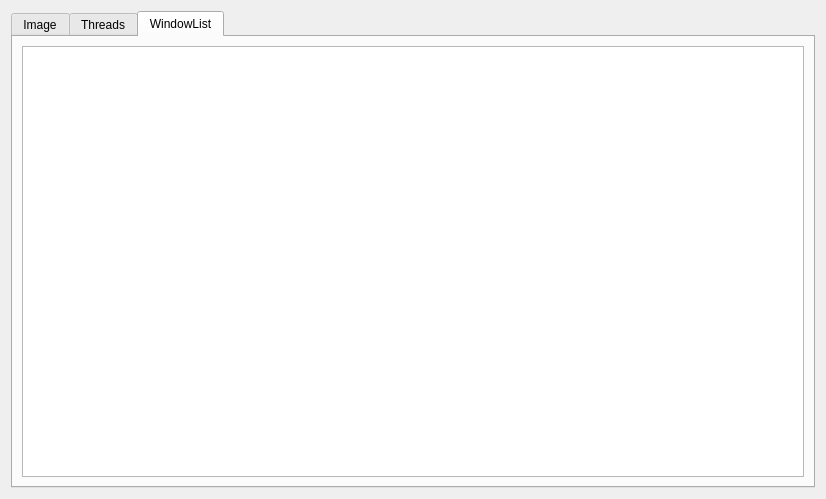
<?xml version="1.0" encoding="UTF-8"?>
<ui version="4.0">
 <class>ProcessProperties</class>
 <widget class="QWidget" name="ProcessProperties">
  <property name="geometry">
   <rect>
    <x>0</x>
    <y>0</y>
    <width>826</width>
    <height>499</height>
   </rect>
  </property>
  <property name="sizePolicy">
   <sizepolicy hsizetype="Expanding" vsizetype="Expanding">
    <horstretch>0</horstretch>
    <verstretch>0</verstretch>
   </sizepolicy>
  </property>
  <property name="windowTitle">
   <string>Form</string>
  </property>
  <layout class="QHBoxLayout" name="horizontalLayout">
   <item>
    <widget class="QTabWidget" name="tabWidget">
     <property name="currentIndex">
      <number>2</number>
     </property>
     <widget class="QWidget" name="imageTab">
      <property name="sizePolicy">
       <sizepolicy hsizetype="Expanding" vsizetype="Preferred">
        <horstretch>0</horstretch>
        <verstretch>0</verstretch>
       </sizepolicy>
      </property>
      <attribute name="title">
       <string>Image</string>
      </attribute>
      <widget class="QGroupBox" name="groupBox">
       <property name="geometry">
        <rect>
         <x>10</x>
         <y>10</y>
         <width>781</width>
         <height>361</height>
        </rect>
       </property>
       <property name="sizePolicy">
        <sizepolicy hsizetype="Expanding" vsizetype="Preferred">
         <horstretch>0</horstretch>
         <verstretch>0</verstretch>
        </sizepolicy>
       </property>
       <property name="title">
        <string>Image File</string>
       </property>
       <widget class="QLabel" name="iconLabel">
        <property name="geometry">
         <rect>
          <x>10</x>
          <y>20</y>
          <width>48</width>
          <height>48</height>
         </rect>
        </property>
        <property name="text">
         <string>ICON</string>
        </property>
       </widget>
       <widget class="QLabel" name="descLabel">
        <property name="geometry">
         <rect>
          <x>110</x>
          <y>20</y>
          <width>551</width>
          <height>16</height>
         </rect>
        </property>
        <property name="cursor">
         <cursorShape>IBeamCursor</cursorShape>
        </property>
        <property name="text">
         <string>N/A</string>
        </property>
        <property name="textInteractionFlags">
         <set>Qt::LinksAccessibleByMouse|Qt::TextSelectableByMouse</set>
        </property>
       </widget>
       <widget class="QLabel" name="copyrightLabel">
        <property name="geometry">
         <rect>
          <x>110</x>
          <y>50</y>
          <width>551</width>
          <height>16</height>
         </rect>
        </property>
        <property name="cursor">
         <cursorShape>IBeamCursor</cursorShape>
        </property>
        <property name="text">
         <string>N/A</string>
        </property>
        <property name="textInteractionFlags">
         <set>Qt::LinksAccessibleByMouse|Qt::TextSelectableByMouse</set>
        </property>
       </widget>
       <widget class="QLabel" name="label_4">
        <property name="geometry">
         <rect>
          <x>10</x>
          <y>80</y>
          <width>81</width>
          <height>16</height>
         </rect>
        </property>
        <property name="text">
         <string>File Version:</string>
        </property>
       </widget>
       <widget class="QLabel" name="fileVerLabel">
        <property name="geometry">
         <rect>
          <x>110</x>
          <y>80</y>
          <width>121</width>
          <height>16</height>
         </rect>
        </property>
        <property name="cursor">
         <cursorShape>IBeamCursor</cursorShape>
        </property>
        <property name="text">
         <string>N/A</string>
        </property>
        <property name="textInteractionFlags">
         <set>Qt::LinksAccessibleByMouse|Qt::TextSelectableByMouse</set>
        </property>
       </widget>
       <widget class="QLabel" name="label_6">
        <property name="geometry">
         <rect>
          <x>10</x>
          <y>120</y>
          <width>71</width>
          <height>16</height>
         </rect>
        </property>
        <property name="text">
         <string>Build Time:</string>
        </property>
       </widget>
       <widget class="QLabel" name="buildLabel">
        <property name="geometry">
         <rect>
          <x>110</x>
          <y>120</y>
          <width>121</width>
          <height>16</height>
         </rect>
        </property>
        <property name="cursor">
         <cursorShape>IBeamCursor</cursorShape>
        </property>
        <property name="text">
         <string>N/A</string>
        </property>
        <property name="textInteractionFlags">
         <set>Qt::LinksAccessibleByMouse|Qt::TextSelectableByMouse</set>
        </property>
       </widget>
       <widget class="QLabel" name="label_8">
        <property name="geometry">
         <rect>
          <x>10</x>
          <y>140</y>
          <width>71</width>
          <height>16</height>
         </rect>
        </property>
        <property name="text">
         <string>Path:</string>
        </property>
       </widget>
       <widget class="QLabel" name="label_9">
        <property name="geometry">
         <rect>
          <x>10</x>
          <y>190</y>
          <width>111</width>
          <height>16</height>
         </rect>
        </property>
        <property name="text">
         <string>Command line:</string>
        </property>
       </widget>
       <widget class="QLineEdit" name="pathEdit">
        <property name="geometry">
         <rect>
          <x>10</x>
          <y>160</y>
          <width>691</width>
          <height>20</height>
         </rect>
        </property>
       </widget>
       <widget class="QLabel" name="label_10">
        <property name="geometry">
         <rect>
          <x>10</x>
          <y>310</y>
          <width>111</width>
          <height>16</height>
         </rect>
        </property>
        <property name="text">
         <string>Current directory:</string>
        </property>
       </widget>
       <widget class="QLineEdit" name="curdirEdit">
        <property name="geometry">
         <rect>
          <x>10</x>
          <y>330</y>
          <width>761</width>
          <height>20</height>
         </rect>
        </property>
       </widget>
       <widget class="QLabel" name="label_5">
        <property name="geometry">
         <rect>
          <x>10</x>
          <y>100</y>
          <width>101</width>
          <height>16</height>
         </rect>
        </property>
        <property name="text">
         <string>Product Version:</string>
        </property>
       </widget>
       <widget class="QLabel" name="prodVerLabel">
        <property name="geometry">
         <rect>
          <x>110</x>
          <y>100</y>
          <width>121</width>
          <height>16</height>
         </rect>
        </property>
        <property name="cursor">
         <cursorShape>IBeamCursor</cursorShape>
        </property>
        <property name="text">
         <string>N/A</string>
        </property>
        <property name="textInteractionFlags">
         <set>Qt::LinksAccessibleByMouse|Qt::TextSelectableByMouse</set>
        </property>
       </widget>
       <widget class="QPushButton" name="exploreButton">
        <property name="geometry">
         <rect>
          <x>710</x>
          <y>160</y>
          <width>61</width>
          <height>23</height>
         </rect>
        </property>
        <property name="text">
         <string>Explore</string>
        </property>
       </widget>
       <widget class="QTextEdit" name="cmdlineEdit">
        <property name="geometry">
         <rect>
          <x>10</x>
          <y>210</y>
          <width>761</width>
          <height>91</height>
         </rect>
        </property>
       </widget>
      </widget>
      <widget class="QLabel" name="label_11">
       <property name="geometry">
        <rect>
         <x>20</x>
         <y>380</y>
         <width>51</width>
         <height>16</height>
        </rect>
       </property>
       <property name="text">
        <string>Parent:</string>
       </property>
      </widget>
      <widget class="QLabel" name="parentLabel">
       <property name="geometry">
        <rect>
         <x>90</x>
         <y>380</y>
         <width>691</width>
         <height>16</height>
        </rect>
       </property>
       <property name="cursor">
        <cursorShape>IBeamCursor</cursorShape>
       </property>
       <property name="text">
        <string>N/A</string>
       </property>
       <property name="textInteractionFlags">
        <set>Qt::LinksAccessibleByMouse|Qt::TextSelectableByMouse</set>
       </property>
      </widget>
      <widget class="QLabel" name="label_13">
       <property name="geometry">
        <rect>
         <x>20</x>
         <y>400</y>
         <width>51</width>
         <height>16</height>
        </rect>
       </property>
       <property name="text">
        <string>User:</string>
       </property>
      </widget>
      <widget class="QLabel" name="userLabel">
       <property name="geometry">
        <rect>
         <x>90</x>
         <y>400</y>
         <width>351</width>
         <height>16</height>
        </rect>
       </property>
       <property name="cursor">
        <cursorShape>IBeamCursor</cursorShape>
       </property>
       <property name="text">
        <string>N/A</string>
       </property>
       <property name="textInteractionFlags">
        <set>Qt::LinksAccessibleByMouse|Qt::TextSelectableByMouse</set>
       </property>
      </widget>
      <widget class="QLabel" name="label_15">
       <property name="geometry">
        <rect>
         <x>20</x>
         <y>420</y>
         <width>51</width>
         <height>16</height>
        </rect>
       </property>
       <property name="text">
        <string>Start:</string>
       </property>
      </widget>
      <widget class="QLabel" name="startLabel">
       <property name="geometry">
        <rect>
         <x>90</x>
         <y>420</y>
         <width>141</width>
         <height>16</height>
        </rect>
       </property>
       <property name="cursor">
        <cursorShape>IBeamCursor</cursorShape>
       </property>
       <property name="text">
        <string>N/A</string>
       </property>
       <property name="textInteractionFlags">
        <set>Qt::LinksAccessibleByMouse|Qt::TextSelectableByMouse</set>
       </property>
      </widget>
      <widget class="QLabel" name="startLabel_2">
       <property name="geometry">
        <rect>
         <x>260</x>
         <y>420</y>
         <width>41</width>
         <height>16</height>
        </rect>
       </property>
       <property name="text">
        <string>Image:</string>
       </property>
      </widget>
      <widget class="QLabel" name="bitsLabel">
       <property name="geometry">
        <rect>
         <x>310</x>
         <y>420</y>
         <width>41</width>
         <height>16</height>
        </rect>
       </property>
       <property name="cursor">
        <cursorShape>IBeamCursor</cursorShape>
       </property>
       <property name="text">
        <string>N/A</string>
       </property>
       <property name="textInteractionFlags">
        <set>Qt::LinksAccessibleByMouse|Qt::TextSelectableByMouse</set>
       </property>
      </widget>
     </widget>
     <widget class="QWidget" name="threadsTab">
      <attribute name="title">
       <string>Threads</string>
      </attribute>
      <layout class="QVBoxLayout" name="verticalLayout">
       <item>
        <widget class="QTreeView" name="threadView">
         <property name="indentation">
          <number>5</number>
         </property>
        </widget>
       </item>
       <item>
        <layout class="QHBoxLayout" name="horizontalLayout_2">
         <item>
          <widget class="QLabel" name="label_2">
           <property name="text">
            <string>Count:</string>
           </property>
          </widget>
         </item>
         <item>
          <widget class="QLabel" name="threadCountLabel">
           <property name="text">
            <string>N/A</string>
           </property>
          </widget>
         </item>
         <item>
          <spacer name="horizontalSpacer">
           <property name="orientation">
            <enum>Qt::Horizontal</enum>
           </property>
           <property name="sizeHint" stdset="0">
            <size>
             <width>40</width>
             <height>20</height>
            </size>
           </property>
          </spacer>
         </item>
        </layout>
       </item>
      </layout>
     </widget>
     <widget class="QWidget" name="windowListTab">
      <attribute name="title">
       <string>WindowList</string>
      </attribute>
      <layout class="QVBoxLayout" name="verticalLayout_2">
       <item>
        <widget class="QTreeView" name="wndsView">
         <property name="indentation">
          <number>5</number>
         </property>
        </widget>
       </item>
      </layout>
     </widget>
    </widget>
   </item>
  </layout>
 </widget>
 <resources/>
 <connections/>
</ui>
